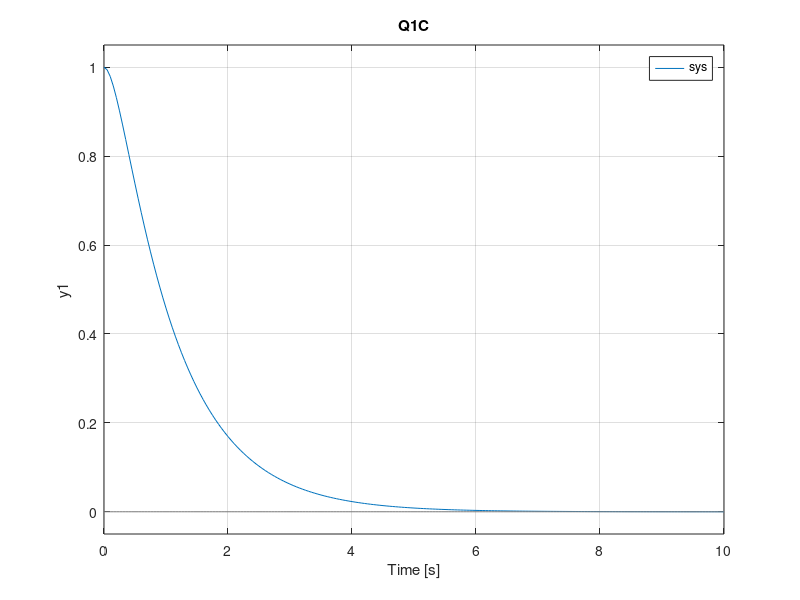

Write the MATLAB code that produced this figure.
%% Set up state space matrices
A = [0 1; -5 -6];
B = [0; 0];
C = [1 0];
D = [0];
i = [1 0];

%% Set up state space equations
sys = ss(A, B, C, D);

%% Simulate the model
t = [0 : 0.05 : 10];
u = zeros(size(t));
lsim(sys, u, t, i)
title("Q1C")